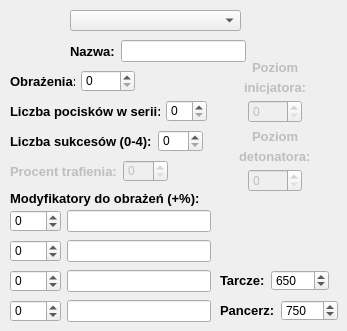
    <widget class="QWidget" name="tab_2">
     <attribute name="title">
      <string>Obrażenia</string>
     </attribute>
     <widget class="QWidget" name="layoutWidget_7">
      <property name="geometry">
       <rect>
        <x>70</x>
        <y>40</y>
        <width>176</width>
        <height>22</height>
       </rect>
      </property>
      <layout class="QHBoxLayout" name="horizontalLayout_13">
       <item>
        <widget class="QLabel" name="label_8">
         <property name="font">
          <font>
           <pointsize>10</pointsize>
           <weight>75</weight>
           <bold>true</bold>
          </font>
         </property>
         <property name="text">
          <string>Nazwa:</string>
         </property>
        </widget>
       </item>
       <item>
        <widget class="QLineEdit" name="lineEdit_wpnName_2"/>
       </item>
      </layout>
     </widget>
     <widget class="QComboBox" name="comboBox_wpn_type">
      <property name="geometry">
       <rect>
        <x>70</x>
        <y>10</y>
        <width>171</width>
        <height>21</height>
       </rect>
      </property>
     </widget>
     <widget class="QWidget" name="layoutWidget_8">
      <property name="geometry">
       <rect>
        <x>10</x>
        <y>70</y>
        <width>125</width>
        <height>22</height>
       </rect>
      </property>
      <layout class="QHBoxLayout" name="horizontalLayout_14">
       <item>
        <widget class="QLabel" name="label_12">
         <property name="font">
          <font>
           <pointsize>10</pointsize>
           <weight>75</weight>
           <bold>true</bold>
          </font>
         </property>
         <property name="text">
          <string>Obrażenia:</string>
         </property>
        </widget>
       </item>
       <item>
        <widget class="QSpinBox" name="spinBox_DMG">
         <property name="maximum">
          <number>5000</number>
         </property>
        </widget>
       </item>
      </layout>
     </widget>
     <widget class="QWidget" name="layoutWidget_9">
      <property name="geometry">
       <rect>
        <x>10</x>
        <y>100</y>
        <width>197</width>
        <height>22</height>
       </rect>
      </property>
      <layout class="QHBoxLayout" name="horizontalLayout_15">
       <item>
        <widget class="QLabel" name="label_13">
         <property name="font">
          <font>
           <pointsize>10</pointsize>
           <weight>75</weight>
           <bold>true</bold>
          </font>
         </property>
         <property name="text">
          <string>Liczba pocisków w serii:</string>
         </property>
        </widget>
       </item>
       <item>
        <widget class="QSpinBox" name="spinBox_SERIA"/>
       </item>
      </layout>
     </widget>
     <widget class="QWidget" name="layoutWidget_10">
      <property name="geometry">
       <rect>
        <x>10</x>
        <y>130</y>
        <width>193</width>
        <height>22</height>
       </rect>
      </property>
      <layout class="QHBoxLayout" name="horizontalLayout_16">
       <item>
        <widget class="QLabel" name="label_14">
         <property name="font">
          <font>
           <pointsize>10</pointsize>
           <weight>75</weight>
           <bold>true</bold>
          </font>
         </property>
         <property name="text">
          <string>Liczba sukcesów (0-4):</string>
         </property>
        </widget>
       </item>
       <item>
        <widget class="QSpinBox" name="spinBox_SUCCESSNMB">
         <property name="maximum">
          <number>4</number>
         </property>
        </widget>
       </item>
      </layout>
     </widget>
     <widget class="QWidget" name="layoutWidget_11">
      <property name="geometry">
       <rect>
        <x>10</x>
        <y>160</y>
        <width>158</width>
        <height>22</height>
       </rect>
      </property>
      <layout class="QHBoxLayout" name="horizontalLayout_17">
       <item>
        <widget class="QLabel" name="label_15">
         <property name="enabled">
          <bool>false</bool>
         </property>
         <property name="font">
          <font>
           <pointsize>10</pointsize>
           <weight>75</weight>
           <bold>true</bold>
          </font>
         </property>
         <property name="text">
          <string>Procent trafienia:</string>
         </property>
        </widget>
       </item>
       <item>
        <widget class="QSpinBox" name="spinBox_SHOTGUN">
         <property name="enabled">
          <bool>false</bool>
         </property>
        </widget>
       </item>
      </layout>
     </widget>
     <widget class="QLabel" name="label_16">
      <property name="geometry">
       <rect>
        <x>10</x>
        <y>190</y>
        <width>221</width>
        <height>16</height>
       </rect>
      </property>
      <property name="font">
       <font>
        <pointsize>10</pointsize>
        <weight>75</weight>
        <bold>true</bold>
       </font>
      </property>
      <property name="text">
       <string>Modyfikatory do obrażeń (+%):</string>
      </property>
     </widget>
     <widget class="QWidget" name="layoutWidget_12">
      <property name="geometry">
       <rect>
        <x>10</x>
        <y>210</y>
        <width>201</width>
        <height>22</height>
       </rect>
      </property>
      <layout class="QHBoxLayout" name="horizontalLayout_18">
       <item>
        <widget class="QSpinBox" name="spinBox_mod1">
         <property name="minimum">
          <number>-500</number>
         </property>
         <property name="maximum">
          <number>500</number>
         </property>
        </widget>
       </item>
       <item>
        <widget class="QLineEdit" name="lineEdit_mod1"/>
       </item>
      </layout>
     </widget>
     <widget class="QWidget" name="layoutWidget_13">
      <property name="geometry">
       <rect>
        <x>10</x>
        <y>240</y>
        <width>201</width>
        <height>22</height>
       </rect>
      </property>
      <layout class="QHBoxLayout" name="horizontalLayout_19">
       <item>
        <widget class="QSpinBox" name="spinBox_mod2">
         <property name="minimum">
          <number>-500</number>
         </property>
         <property name="maximum">
          <number>500</number>
         </property>
        </widget>
       </item>
       <item>
        <widget class="QLineEdit" name="lineEdit_mod2"/>
       </item>
      </layout>
     </widget>
     <widget class="QWidget" name="layoutWidget_14">
      <property name="geometry">
       <rect>
        <x>10</x>
        <y>270</y>
        <width>201</width>
        <height>22</height>
       </rect>
      </property>
      <layout class="QHBoxLayout" name="horizontalLayout_20">
       <item>
        <widget class="QSpinBox" name="spinBox_mod3">
         <property name="minimum">
          <number>-500</number>
         </property>
         <property name="maximum">
          <number>500</number>
         </property>
        </widget>
       </item>
       <item>
        <widget class="QLineEdit" name="lineEdit_mod3"/>
       </item>
      </layout>
     </widget>
     <widget class="QWidget" name="layoutWidget_15">
      <property name="geometry">
       <rect>
        <x>10</x>
        <y>300</y>
        <width>201</width>
        <height>22</height>
       </rect>
      </property>
      <layout class="QHBoxLayout" name="horizontalLayout_21">
       <item>
        <widget class="QSpinBox" name="spinBox_mod4">
         <property name="minimum">
          <number>-500</number>
         </property>
         <property name="maximum">
          <number>500</number>
         </property>
        </widget>
       </item>
       <item>
        <widget class="QLineEdit" name="lineEdit_mod4"/>
       </item>
      </layout>
     </widget>
     <widget class="QWidget" name="layoutWidget_16">
      <property name="geometry">
       <rect>
        <x>220</x>
        <y>270</y>
        <width>109</width>
        <height>21</height>
       </rect>
      </property>
      <layout class="QHBoxLayout" name="horizontalLayout_22">
       <item>
        <widget class="QLabel" name="label_17">
         <property name="font">
          <font>
           <pointsize>10</pointsize>
           <weight>75</weight>
           <bold>true</bold>
          </font>
         </property>
         <property name="text">
          <string>Tarcze:</string>
         </property>
        </widget>
       </item>
       <item>
        <widget class="QSpinBox" name="spinBox_SHIELD">
         <property name="maximum">
          <number>50000</number>
         </property>
         <property name="value">
          <number>650</number>
         </property>
        </widget>
       </item>
      </layout>
     </widget>
     <widget class="QWidget" name="layoutWidget_17">
      <property name="geometry">
       <rect>
        <x>220</x>
        <y>300</y>
        <width>118</width>
        <height>21</height>
       </rect>
      </property>
      <layout class="QHBoxLayout" name="horizontalLayout_23">
       <item>
        <widget class="QLabel" name="label_18">
         <property name="font">
          <font>
           <pointsize>10</pointsize>
           <weight>75</weight>
           <bold>true</bold>
          </font>
         </property>
         <property name="text">
          <string>Pancerz:</string>
         </property>
        </widget>
       </item>
       <item>
        <widget class="QSpinBox" name="spinBox_ARMOR">
         <property name="minimum">
          <number>0</number>
         </property>
         <property name="maximum">
          <number>50000</number>
         </property>
         <property name="value">
          <number>750</number>
         </property>
        </widget>
       </item>
      </layout>
     </widget>
     <widget class="QWidget" name="">
      <property name="geometry">
       <rect>
        <x>220</x>
        <y>60</y>
        <width>111</width>
        <height>131</height>
       </rect>
      </property>
      <layout class="QVBoxLayout" name="verticalLayout_3">
       <item>
        <layout class="QVBoxLayout" name="verticalLayout">
         <item>
          <layout class="QHBoxLayout" name="horizontalLayout">
           <item>
            <spacer name="horizontalSpacer_2">
             <property name="orientation">
              <enum>Qt::Horizontal</enum>
             </property>
             <property name="sizeHint" stdset="0">
              <size>
               <width>40</width>
               <height>20</height>
              </size>
             </property>
            </spacer>
           </item>
           <item>
            <widget class="QLabel" name="label_24">
             <property name="enabled">
              <bool>false</bool>
             </property>
             <property name="font">
              <font>
               <pointsize>10</pointsize>
               <weight>75</weight>
               <bold>true</bold>
              </font>
             </property>
             <property name="text">
              <string>Poziom</string>
             </property>
            </widget>
           </item>
           <item>
            <spacer name="horizontalSpacer_3">
             <property name="orientation">
              <enum>Qt::Horizontal</enum>
             </property>
             <property name="sizeHint" stdset="0">
              <size>
               <width>40</width>
               <height>20</height>
              </size>
             </property>
            </spacer>
           </item>
          </layout>
         </item>
         <item>
          <layout class="QHBoxLayout" name="horizontalLayout_30">
           <item>
            <spacer name="horizontalSpacer_4">
             <property name="orientation">
              <enum>Qt::Horizontal</enum>
             </property>
             <property name="sizeHint" stdset="0">
              <size>
               <width>40</width>
               <height>20</height>
              </size>
             </property>
            </spacer>
           </item>
           <item>
            <widget class="QLabel" name="label_26">
             <property name="enabled">
              <bool>false</bool>
             </property>
             <property name="font">
              <font>
               <pointsize>10</pointsize>
               <weight>75</weight>
               <bold>true</bold>
              </font>
             </property>
             <property name="text">
              <string>inicjatora:</string>
             </property>
            </widget>
           </item>
           <item>
            <spacer name="horizontalSpacer_5">
             <property name="orientation">
              <enum>Qt::Horizontal</enum>
             </property>
             <property name="sizeHint" stdset="0">
              <size>
               <width>40</width>
               <height>20</height>
              </size>
             </property>
            </spacer>
           </item>
          </layout>
         </item>
        </layout>
       </item>
       <item>
        <layout class="QHBoxLayout" name="horizontalLayout_39">
         <item>
          <spacer name="horizontalSpacer_10">
           <property name="orientation">
            <enum>Qt::Horizontal</enum>
           </property>
           <property name="sizeHint" stdset="0">
            <size>
             <width>40</width>
             <height>20</height>
            </size>
           </property>
          </spacer>
         </item>
         <item>
          <widget class="QSpinBox" name="spinBox_INIC">
           <property name="enabled">
            <bool>false</bool>
           </property>
           <property name="maximum">
            <number>5000</number>
           </property>
          </widget>
         </item>
         <item>
          <spacer name="horizontalSpacer_11">
           <property name="orientation">
            <enum>Qt::Horizontal</enum>
           </property>
           <property name="sizeHint" stdset="0">
            <size>
             <width>40</width>
             <height>20</height>
            </size>
           </property>
          </spacer>
         </item>
        </layout>
       </item>
       <item>
        <layout class="QVBoxLayout" name="verticalLayout_2">
         <item>
          <layout class="QHBoxLayout" name="horizontalLayout_36">
           <item>
            <spacer name="horizontalSpacer_6">
             <property name="orientation">
              <enum>Qt::Horizontal</enum>
             </property>
             <property name="sizeHint" stdset="0">
              <size>
               <width>40</width>
               <height>20</height>
              </size>
             </property>
            </spacer>
           </item>
           <item>
            <widget class="QLabel" name="label_25">
             <property name="enabled">
              <bool>false</bool>
             </property>
             <property name="font">
              <font>
               <pointsize>10</pointsize>
               <weight>75</weight>
               <bold>true</bold>
              </font>
             </property>
             <property name="text">
              <string>Poziom</string>
             </property>
            </widget>
           </item>
           <item>
            <spacer name="horizontalSpacer_7">
             <property name="orientation">
              <enum>Qt::Horizontal</enum>
             </property>
             <property name="sizeHint" stdset="0">
              <size>
               <width>40</width>
               <height>20</height>
              </size>
             </property>
            </spacer>
           </item>
          </layout>
         </item>
         <item>
          <layout class="QHBoxLayout" name="horizontalLayout_37">
           <item>
            <spacer name="horizontalSpacer_8">
             <property name="orientation">
              <enum>Qt::Horizontal</enum>
             </property>
             <property name="sizeHint" stdset="0">
              <size>
               <width>40</width>
               <height>20</height>
              </size>
             </property>
            </spacer>
           </item>
           <item>
            <widget class="QLabel" name="label_27">
             <property name="enabled">
              <bool>false</bool>
             </property>
             <property name="font">
              <font>
               <pointsize>10</pointsize>
               <weight>75</weight>
               <bold>true</bold>
              </font>
             </property>
             <property name="text">
              <string>detonatora:</string>
             </property>
            </widget>
           </item>
           <item>
            <spacer name="horizontalSpacer_9">
             <property name="orientation">
              <enum>Qt::Horizontal</enum>
             </property>
             <property name="sizeHint" stdset="0">
              <size>
               <width>40</width>
               <height>20</height>
              </size>
             </property>
            </spacer>
           </item>
          </layout>
         </item>
        </layout>
       </item>
       <item>
        <layout class="QHBoxLayout" name="horizontalLayout_38">
         <item>
          <spacer name="horizontalSpacer_12">
           <property name="orientation">
            <enum>Qt::Horizontal</enum>
           </property>
           <property name="sizeHint" stdset="0">
            <size>
             <width>40</width>
             <height>20</height>
            </size>
           </property>
          </spacer>
         </item>
         <item>
          <widget class="QSpinBox" name="spinBox_DET">
           <property name="enabled">
            <bool>false</bool>
           </property>
           <property name="maximum">
            <number>5000</number>
           </property>
          </widget>
         </item>
         <item>
          <spacer name="horizontalSpacer_13">
           <property name="orientation">
            <enum>Qt::Horizontal</enum>
           </property>
           <property name="sizeHint" stdset="0">
            <size>
             <width>40</width>
             <height>20</height>
            </size>
           </property>
          </spacer>
         </item>
        </layout>
       </item>
      </layout>
     </widget>
    </widget>
